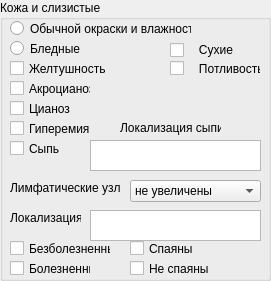
   <widget class="QGroupBox" name="groupBox_2">
    <property name="geometry">
     <rect>
      <x>0</x>
      <y>530</y>
      <width>271</width>
      <height>281</height>
     </rect>
    </property>
    <property name="title">
     <string>Кожа и слизистые</string>
    </property>
    <widget class="QRadioButton" name="normalskin">
     <property name="geometry">
      <rect>
       <x>10</x>
       <y>20</y>
       <width>181</width>
       <height>17</height>
      </rect>
     </property>
     <property name="text">
      <string>Обычной окраски и влажности</string>
     </property>
    </widget>
    <widget class="QRadioButton" name="blednost">
     <property name="geometry">
      <rect>
       <x>10</x>
       <y>40</y>
       <width>82</width>
       <height>17</height>
      </rect>
     </property>
     <property name="text">
      <string>Бледные</string>
     </property>
    </widget>
    <widget class="QCheckBox" name="sukhostskin">
     <property name="geometry">
      <rect>
       <x>170</x>
       <y>40</y>
       <width>71</width>
       <height>20</height>
      </rect>
     </property>
     <property name="text">
      <string>   Сухие</string>
     </property>
    </widget>
    <widget class="QCheckBox" name="hydrosis">
     <property name="geometry">
      <rect>
       <x>170</x>
       <y>60</y>
       <width>91</width>
       <height>17</height>
      </rect>
     </property>
     <property name="text">
      <string>   Потливость</string>
     </property>
    </widget>
    <widget class="QCheckBox" name="ikterusskin">
     <property name="geometry">
      <rect>
       <x>10</x>
       <y>60</y>
       <width>111</width>
       <height>17</height>
      </rect>
     </property>
     <property name="text">
      <string>Желтушность</string>
     </property>
    </widget>
    <widget class="QCheckBox" name="acrocyan">
     <property name="geometry">
      <rect>
       <x>10</x>
       <y>80</y>
       <width>81</width>
       <height>17</height>
      </rect>
     </property>
     <property name="text">
      <string>Акроцианоз</string>
     </property>
    </widget>
    <widget class="QCheckBox" name="cyan">
     <property name="geometry">
      <rect>
       <x>10</x>
       <y>100</y>
       <width>70</width>
       <height>17</height>
      </rect>
     </property>
     <property name="text">
      <string>Цианоз</string>
     </property>
    </widget>
    <widget class="QCheckBox" name="hyperemiaskin">
     <property name="geometry">
      <rect>
       <x>10</x>
       <y>120</y>
       <width>81</width>
       <height>17</height>
      </rect>
     </property>
     <property name="text">
      <string>Гиперемия</string>
     </property>
    </widget>
    <widget class="QCheckBox" name="sypskin">
     <property name="geometry">
      <rect>
       <x>10</x>
       <y>140</y>
       <width>70</width>
       <height>17</height>
      </rect>
     </property>
     <property name="text">
      <string>Сыпь</string>
     </property>
    </widget>
    <widget class="QTextEdit" name="syplocal">
     <property name="geometry">
      <rect>
       <x>90</x>
       <y>140</y>
       <width>171</width>
       <height>31</height>
      </rect>
     </property>
    </widget>
    <widget class="QLabel" name="label_8">
     <property name="geometry">
      <rect>
       <x>120</x>
       <y>120</y>
       <width>101</width>
       <height>16</height>
      </rect>
     </property>
     <property name="text">
      <string>Локализация сыпи:</string>
     </property>
    </widget>
    <widget class="QLabel" name="label_18">
     <property name="geometry">
      <rect>
       <x>10</x>
       <y>180</y>
       <width>111</width>
       <height>16</height>
      </rect>
     </property>
     <property name="text">
      <string>Лимфатические узлы</string>
     </property>
    </widget>
    <widget class="QComboBox" name="limfouzlylist">
     <property name="geometry">
      <rect>
       <x>130</x>
       <y>180</y>
       <width>131</width>
       <height>22</height>
      </rect>
     </property>
     <item>
      <property name="text">
       <string>не увеличены</string>
      </property>
     </item>
     <item>
      <property name="text">
       <string>увеличены</string>
      </property>
     </item>
    </widget>
    <widget class="QTextEdit" name="limfouzlyloc">
     <property name="geometry">
      <rect>
       <x>90</x>
       <y>210</y>
       <width>171</width>
       <height>31</height>
      </rect>
     </property>
    </widget>
    <widget class="QLabel" name="label_19">
     <property name="geometry">
      <rect>
       <x>10</x>
       <y>210</y>
       <width>71</width>
       <height>16</height>
      </rect>
     </property>
     <property name="text">
      <string>Локализация</string>
     </property>
    </widget>
    <widget class="QCheckBox" name="nopainlu">
     <property name="geometry">
      <rect>
       <x>10</x>
       <y>240</y>
       <width>101</width>
       <height>17</height>
      </rect>
     </property>
     <property name="text">
      <string>Безболезненны</string>
     </property>
    </widget>
    <widget class="QCheckBox" name="painlu">
     <property name="geometry">
      <rect>
       <x>10</x>
       <y>260</y>
       <width>81</width>
       <height>17</height>
      </rect>
     </property>
     <property name="text">
      <string>Болезненны</string>
     </property>
    </widget>
    <widget class="QCheckBox" name="connlu">
     <property name="geometry">
      <rect>
       <x>130</x>
       <y>240</y>
       <width>70</width>
       <height>17</height>
      </rect>
     </property>
     <property name="text">
      <string>Спаяны</string>
     </property>
    </widget>
    <widget class="QCheckBox" name="noconnlu">
     <property name="geometry">
      <rect>
       <x>130</x>
       <y>260</y>
       <width>81</width>
       <height>17</height>
      </rect>
     </property>
     <property name="text">
      <string>Не спаяны</string>
     </property>
    </widget>
   </widget>
